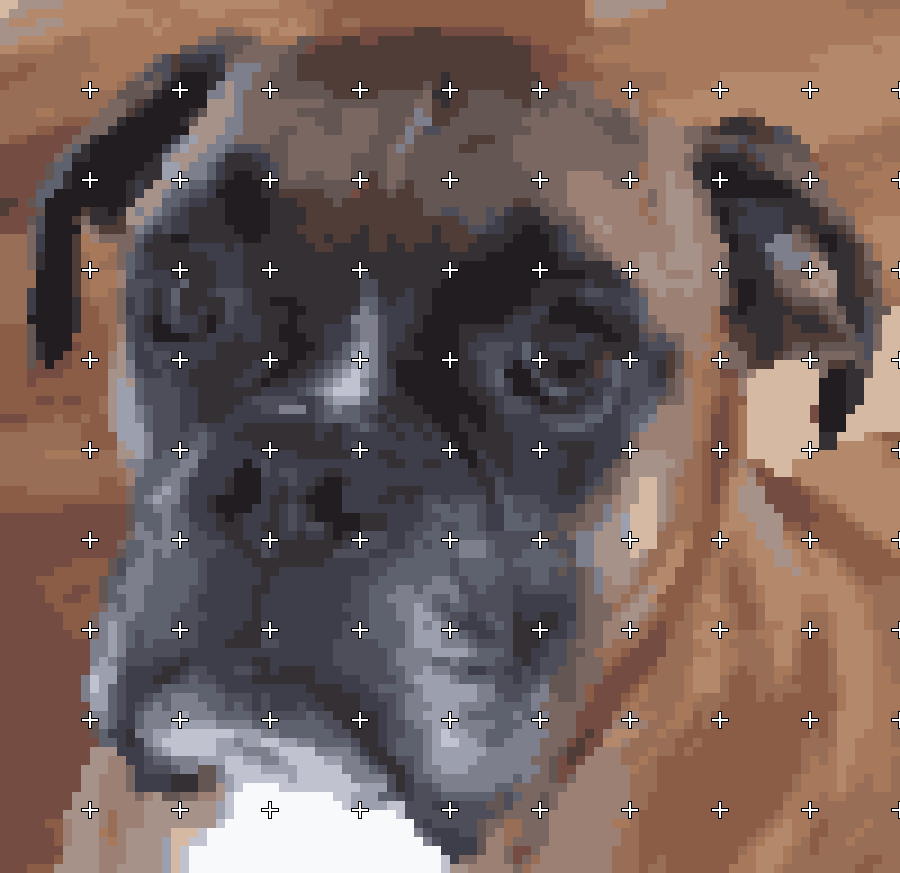
#> input picture template_gallery/boomer_head_20_10_254_10_2/master_template.png, 900 x 873 px
$ python pytapestry.py template_gallery/boomer_head_20_10_254_10_2/master_template.png   (older library calls are emulated)
#> lines starting #> are read from the running program, lines starting #| are printed output that depends on the picture; after the words box and inside, x2 and y2 are one past the last pixel; in counts of white or black regions, pixels touching at a corner belong together
### helpers.py
import shutil
import numpy as np
from matplotlib.patches import Rectangle
import matplotlib.pyplot as plt
from matplotlib import rcParams
import matplotlib.patheffects as pe

from skimage.measure import label
from skimage.segmentation import expand_labels


def remove_isolated_pixels(labels_array, min_pixels):

    connected_regions = label(labels_array, connectivity=2, background=-10)
    lbl, counts = np.unique(connected_regions, return_counts=True)
    small_regions = lbl[counts < min_pixels]
    iteration = 0
    while small_regions.size > 0 and iteration < 5:
        print('Iteration {}'.format(iteration))
        for i in small_regions:
            region = (connected_regions == i).astype(int)
            boundary = expand_labels(region, distance=1.9) - region
            boundary_colours = labels_array[np.where(boundary)]
            mode = np.bincount(boundary_colours).argmax()
            labels_array[np.where(region)] = mode
        connected_regions = label(labels_array, connectivity=2, background=-10)
        lbl, counts = np.unique(connected_regions, return_counts=True)
        small_regions = lbl[counts < min_pixels]
        iteration += 1
        if iteration == 5:
            print('Maximum iterations reached. Algorithm did not converge.')

    return labels_array


def init_fonts(font_size=12):
    rcParams.update({'font.size': font_size})
    rcParams.update({'font.weight': 'normal'})
    rcParams['font.family'] = 'serif'
    rcParams.update({'font.serif': 'Times New Roman'})


# [36 lines left out: function create_sub_templates, not called in this run]


def create_swatch(colours, out_dir):

    cols = 2
    num_rows = np.ceil(len(colours) / cols)
    fig, ax = plt.subplots()
    ax.axis('off')
    cell_height = .1
    cell_width = .5
    swatch_width = .1
    ax.set_ylim([1-num_rows*cell_height, 1])

    for i, colour in enumerate(colours):

        row = i // cols
        col = i % cols
        y = 1 - row * cell_height
        swatch_start_x = cell_width * col
        text_pos_x = cell_width * col + swatch_width + .025
        init_fonts()
        colour_rgb = np.round(colour*255).astype(int)
        lbl = 'RGB = ({}, {}, {})'.format(
            colour_rgb[0], colour_rgb[1], colour_rgb[2])

        ax.text(
            swatch_start_x+swatch_width/3, y-2*cell_height/3, str(i+1),
            fontsize=12, zorder=1, fontweight='bold', color='w',
            path_effects=[
                pe.Stroke(linewidth=3, foreground='k'), pe.Normal()])

        ax.text(
            text_pos_x, y-cell_height/2, lbl, fontsize=10,
            horizontalalignment='left', verticalalignment='center')

        ax.add_patch(
            Rectangle(
                xy=(swatch_start_x, y-cell_height), width=swatch_width,
                height=.1, facecolor=colour))

    plt.savefig(
        out_dir / 'swatch.png', dpi=96, bbox_inches='tight', format='png')


# [23 lines left out: function add_markers, not called in this run]


def recreate_image(codebook, lbls, width, height):
    return codebook[lbls].reshape(height, width, -1)

### pytapestry.py
# Copyright (c) 2021 Ewan Short
# License: MIT

""" A script for creating tapestry templates. Note if provided, the
--tapestry_width_cells argument takes precedence over the --tapestry_width
argument. Happy 40th Birthday Zoe!
"""

import numpy as np
from pathlib import Path
import shutil
import argparse
import helpers

from skimage.io import imread, imsave
from skimage.transform import rescale
from sklearn.metrics import pairwise_distances_argmin
from sklearn.cluster import KMeans
from sklearn.utils import shuffle

parser = argparse.ArgumentParser(description=__doc__)
parser.add_argument(
    "filepath", type=Path, help='full path to the image file.')
parser.add_argument(
    '--n-colours', '-c', type=int, default=10,
    help='number of colours to reduce image to')
parser.add_argument(
    '--canvas-count', '-cc', type=int, default=10,
    help='the mesh count per inch of the intended tapestry canvas')
parser.add_argument(
    '--tapestry-width', '-w', type=float, default=.25,
    help='the intended width of the tapestry in metres')
parser.add_argument(
    '--tapestry-width-cells', '-wp', type=int, default=0,
    help='the intended width of the tapestry in canvas cells (pixels)')
parser.add_argument(
    '--markers', '-m', type=int, default=0,
    help='cell interval for marker placement')
parser.add_argument(
    '--output_dir', '-o', type=Path, default=None,
    help='output directory')
parser.add_argument(
    '--min-pixels', '-p', type=int, default=2,
    help='minimum number of connected pixels of a given colour')

args = parser.parse_args()

if args.output_dir is None:
    args.output_dir = args.filepath.parent

screen_res = 96
pixel_scale = screen_res//args.canvas_count
if args.tapestry_width_cells == 0:
    tapestry_width = args.tapestry_width
else:
    tapestry_width = args.tapestry_width_cells/args.canvas_count*2.54/100

out_sub_dir_name = args.filepath.stem + '_{}_{}_{}_{}_{}'.format(
    args.n_colours, args.canvas_count, int(np.floor(tapestry_width*1000)),
    args.markers, args.min_pixels)

out_sub_dir = args.output_dir / out_sub_dir_name
try:
    shutil.rmtree(out_sub_dir)
    print('Deleting existing directory.')
except OSError as e:
    print(f"Error:{ e.strerror}")
    print('No existing directory.')
print('Creating new directory.')
out_sub_dir.mkdir(parents=True, exist_ok=True)

print('Reading image.')
tap_im = imread(args.filepath)
#> tap_im is the input picture: shape (873, 900, 3); mean R, G, B 116, 96.7, 91
height, width, depth = tap_im.shape
#> height = 873; width = 900; depth = 3
physical_width = width*2.54/(args.canvas_count*100)
#> physical_width = 2.29
width_ratio = tapestry_width/physical_width
#> width_ratio = 0.109

print('Rescaling image.')
tap_im = rescale(tap_im, width_ratio, multichannel=True)
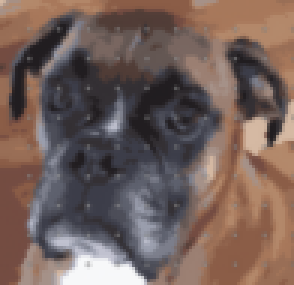
#> tap_im: shape (95, 98, 3) float64 (shown 3 times larger); mean R, G, B 0.455, 0.379, 0.357
tap_im = np.array(tap_im, dtype=np.float64)
height, width, depth = tap_im.shape
#> height = 95; width = 98

im_array = np.reshape(tap_im, (width * height, depth))

print('Calculating k-means. Please Wait.')
im_array_sample = shuffle(im_array, random_state=0, n_samples=1_000)
#> im_array_sample = 1000 rows, first 8: [0.455, 0.298, 0.259], [0.325, 0.332, 0.378], [0.666, 0.48, 0.366], [0.368, 0.379, 0.429], [0.455, 0.298, 0.259], [0.261, 0.237, 0.246], [0.172, 0.142, 0.146], [0.636, 0.455, 0.348]
kmeans = KMeans(n_clusters=args.n_colours, random_state=0).fit(im_array_sample)
labels = kmeans.predict(im_array)
#> labels = 9310 values, max 9 at index 614, min 0 at index 36, mean 4.24
labels_array = np.reshape(labels, (height, width))

print('Removing isolated pixels. Please Wait.')
labels_array = helpers.remove_isolated_pixels(labels_array, args.min_pixels)
#> in remove_isolated_pixels, `connected_regions = label(labels_array, connectivity=2, background=-10)`:
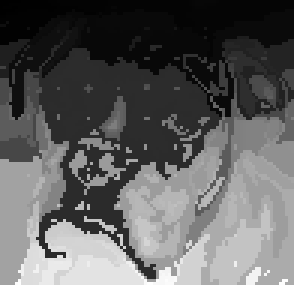
#> connected_regions: shape (95, 98) int64 (shown 3 times larger); min 1, max 320, mean 120.2; drawn with min black and max white
#> in remove_isolated_pixels, `lbl, counts = np.unique(connected_regions, return_counts=True)`: lbl = 320 values from 1 to 320; counts = 320 values, max 1334 at index 55, min 1 at index 14, mean 29.09
#> in remove_isolated_pixels, `small_regions = lbl[counts < min_pixels]`: small_regions = 99 values from 15 to 319
#> after the loop in remove_isolated_pixels, `while small_regions.size > 0 and iteration < 5:`:
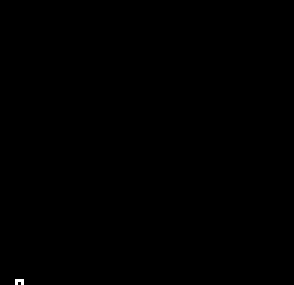
#> boundary: shape (95, 98) int64 (shown 3 times larger); values 0 (black) and 1 (white), 0.05% white in thin lines or dots, all inside (x1, y1, x2, y2) = (5, 93, 8, 95)
#> after the loop in remove_isolated_pixels, `while small_regions.size > 0 and iteration < 5:`:
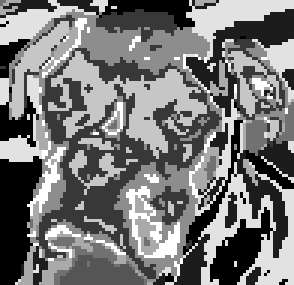
#> labels_array: shape (95, 98) int32 (shown 3 times larger); min 0, max 9, mean 4.23; drawn with min black and max white
#> after the loop in remove_isolated_pixels, `while small_regions.size > 0 and iteration < 5:`: region: shape (95, 98) int64; values 0 (black) and 1 (white), 0.01% white in thin lines or dots, all inside (x1, y1, x2, y2) = (6, 94, 7, 95)
#> after the loop in remove_isolated_pixels, `while small_regions.size > 0 and iteration < 5:`: iteration = 1

im_reduced = helpers.recreate_image(
    kmeans.cluster_centers_, labels_array, width, height)

if args.markers > 0:
    print('Saving sub-templates. Please Wait.')
    helpers.create_sub_templates(
        im_reduced, labels_array, args.markers, out_sub_dir)

im_reduced_scaled = np.repeat(im_reduced, repeats=pixel_scale, axis=0)
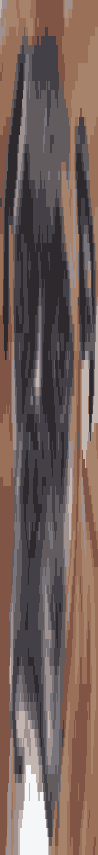
#> im_reduced_scaled: shape (855, 98, 3) float64; mean of channels 0, 1, 2 0.453, 0.378, 0.356; drawn as R, G, B
im_reduced_scaled = np.repeat(im_reduced_scaled, repeats=pixel_scale, axis=1)
#> im_reduced_scaled: shape (855, 882, 3) float64

if args.markers > 0:
    im_reduced_scaled = helpers.add_markers(
        im_reduced_scaled, args.markers, pixel_scale)

print('Creating swatch.')
helpers.create_swatch(
    kmeans.cluster_centers_, out_sub_dir)
#> the loop in create_swatch, `for i, colour in enumerate(colours): ` made 10 passes
#> lbl on passes 1 to 10: 'RGB = (128, 86, 69)', 'RGB = (168, 131, 108)', 'RGB = (68, 65, 72)', 'RGB = (246, 247, 248)', 'RGB = (196, 182, 177)', 'RGB = (100, 92, 95)', 'RGB = (159, 146, 144)', 'RGB = (45, 41, 45)', 'RGB = (155, 112, 88)', 'RGB = (120, 117, 124)'
#> in create_swatch, `plt.savefig( out_dir / 'swatch.png', dpi=96, bbox_inches='tight', form..`:
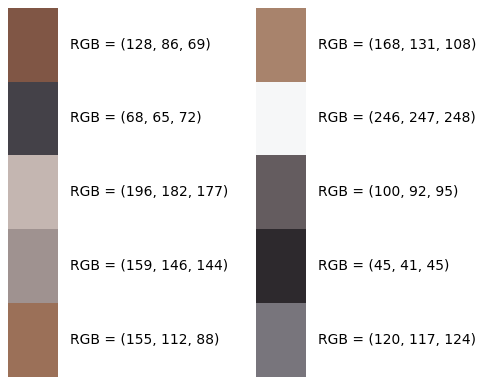
#> figure drawn by matplotlib, 1 panel

imsave(
    out_sub_dir / 'master_template.png',
    (im_reduced_scaled*255).astype(np.uint8),
    format='png')
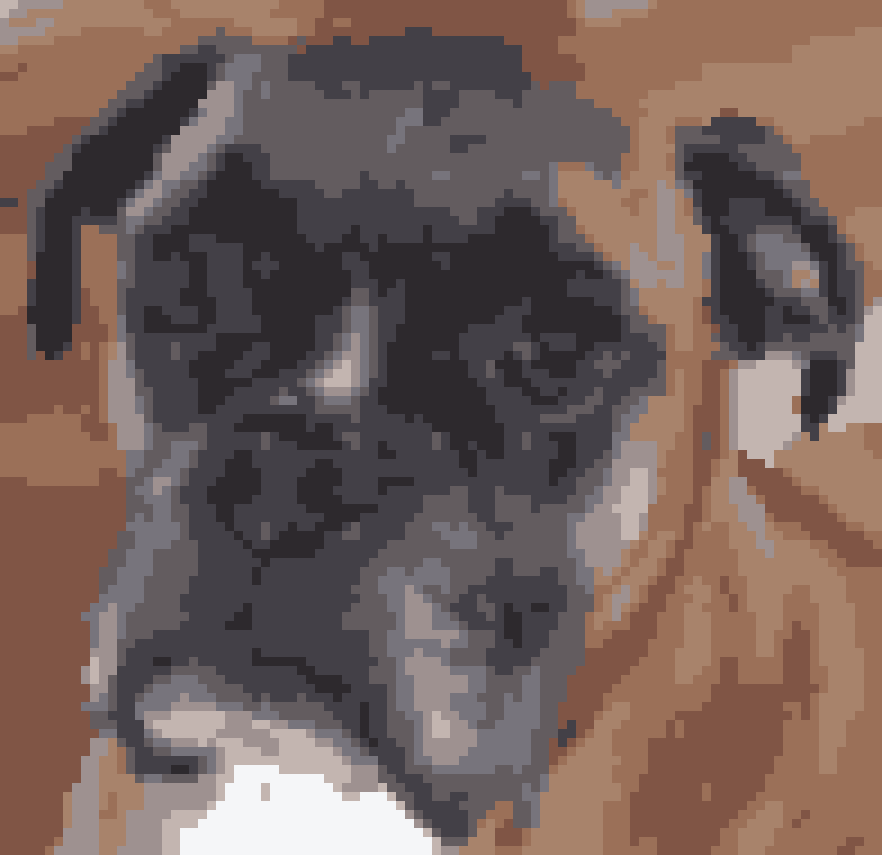
#> saved as master_template.png: shape (855, 882, 3); mean R, G, B 115.1, 95.9, 90.2

print('Template is {} cells high, and {} cells wide.'.format(
    im_reduced.shape[0], im_reduced.shape[1]))
#| Template is 95 cells high, and 98 cells wide.
print('Template image is saved as {}.'.format(out_sub_dir))
msg = 'To better reveal each cell, the master template image has been '
msg += 'scaled by a factor of {}.'.format(pixel_scale)
print(msg)
msg = 'Tapestry cells thus correspond to {0} by {0} '.format(pixel_scale)
msg += 'blocks of pixels in the master template image.'
print(msg)
print('Happy 40th Birthday Zoe!')

$ run again, with template_gallery/boomer_head_20_10_254_10_2/sub_template_row_0_column_0.png copied over template_gallery/boomer_head_20_10_254_10_2/master_template.png
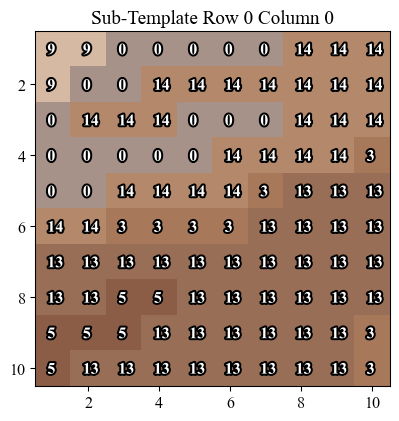
#> input picture template_gallery/boomer_head_20_10_254_10_2/sub_template_row_0_column_0.png, 399 x 421 px
#> tap_im is the input picture: shape (421, 399, 4); mean R, G, B, A 172.6, 148, 133.5, 255
#> tap_im: shape (104, 98, 4) float64
#> im_array_sample = 1000 rows, first 6: [0.651, 0.572, 0.537, 1], [0.422, 0.385, 0.369, 1], [0.644, 0.567, 0.532, 1], [0.956, 0.956, 0.956, 1], [1, 1, 1, 1], [1, 1, 1, 1]
#> labels = 10192 values, max 9 at index 1054, min 0 at index 0, mean 2.84
#> in remove_isolated_pixels, `lbl, counts = np.unique(connected_regions, return_counts=True)`: lbl = 847 values from 1 to 847; counts = 847 values, max 2536 at index 49, min 1 at index 2, mean 12.03
#> small_regions = 375 values from 3 to 847
#> after the loop in remove_isolated_pixels, `while small_regions.size > 0 and iteration < 5:`:
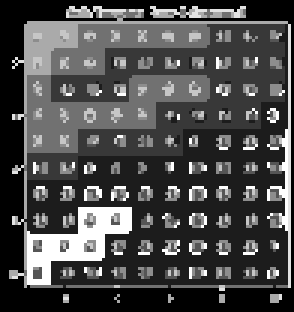
#> labels_array: shape (104, 98) int32 (shown 3 times larger); min 0, max 9, mean 2.71; drawn with min black and max white
#> after the loop in remove_isolated_pixels, `while small_regions.size > 0 and iteration < 5:`: iteration = 1
#> the loop in create_swatch, `for i, colour in enumerate(colours): ` made 10 passes
#> colour_rgb on passes 1 to 8: [254, 254, 254, 255], [154, 111, 87, 255], [178, 136, 107, 255], [70, 60, 55, 255], [163, 144, 136, 255], [101, 83, 73, 255], [199, 183, 171, 255], [123, 118, 115, 255]
#> in create_swatch, `plt.savefig( out_dir / 'swatch.png', dpi=96, bbox_inches='tight', form..`:
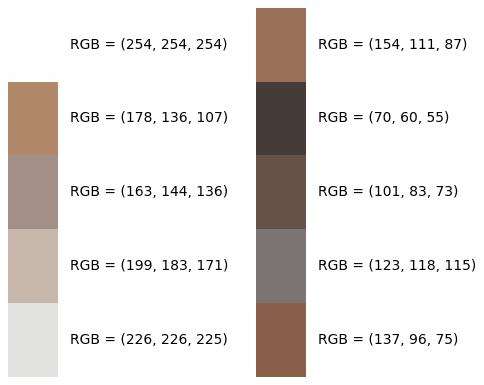
#> figure drawn by matplotlib, 1 panel
#| Template is 104 cells high, and 98 cells wide.

$ run again, with template_gallery/boomer_head_20_10_254_10_2/sub_template_row_0_column_1.png copied over template_gallery/boomer_head_20_10_254_10_2/master_template.png
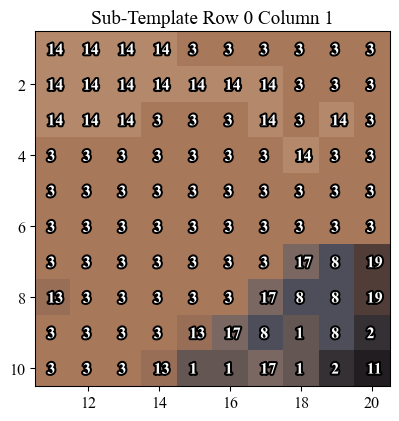
#> input picture template_gallery/boomer_head_20_10_254_10_2/sub_template_row_0_column_1.png, 399 x 421 px
#> tap_im is the input picture: shape (421, 399, 4); mean R, G, B, A 168.1, 141.8, 126.3, 255
#> tap_im: shape (104, 98, 4) float64
#> im_array_sample = 1000 rows, first 6: [0.658, 0.47, 0.357, 1], [0.483, 0.347, 0.265, 1], [0.701, 0.533, 0.417, 1], [0.956, 0.956, 0.956, 1], [1, 1, 1, 1], [1, 1, 1, 1]
#> labels = 10192 values, max 9 at index 794, min 0 at index 0, mean 2.72
#> in remove_isolated_pixels, `lbl, counts = np.unique(connected_regions, return_counts=True)`: lbl = 785 values from 1 to 785; counts = 785 values, max 3952 at index 32, min 1 at index 7, mean 12.98
#> small_regions = 364 values from 8 to 785
#> after the loop in remove_isolated_pixels, `while small_regions.size > 0 and iteration < 5:`:
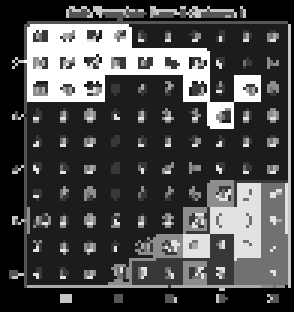
#> labels_array: shape (104, 98) int32 (shown 3 times larger); min 0, max 9, mean 2.67; drawn with min black and max white
#> after the loop in remove_isolated_pixels, `while small_regions.size > 0 and iteration < 5:`: iteration = 1
#> the loop in create_swatch, `for i, colour in enumerate(colours): ` made 10 passes
#> colour_rgb on passes 1 to 8: [254, 254, 254, 255], [166, 119, 91, 255], [103, 87, 79, 255], [177, 174, 172, 255], [62, 53, 52, 255], [134, 103, 86, 255], [134, 129, 126, 255], [224, 224, 224, 255]
#> in create_swatch, `plt.savefig( out_dir / 'swatch.png', dpi=96, bbox_inches='tight', form..`:
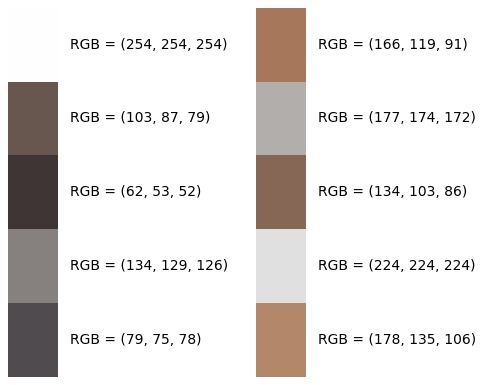
#> figure drawn by matplotlib, 1 panel
#| Template is 104 cells high, and 98 cells wide.

$ run again, with template_gallery/boomer_head_20_10_254_10_2/sub_template_row_0_column_2.png copied over template_gallery/boomer_head_20_10_254_10_2/master_template.png
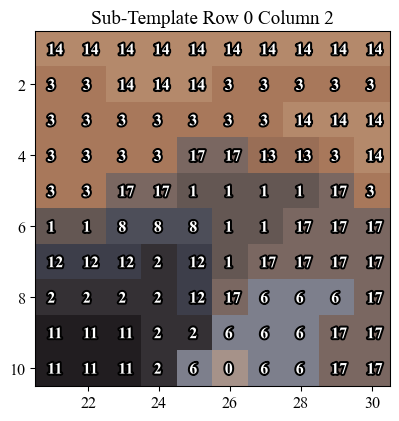
#> input picture template_gallery/boomer_head_20_10_254_10_2/sub_template_row_0_column_2.png, 399 x 421 px
#> tap_im is the input picture: shape (421, 399, 4); mean R, G, B, A 148.4, 133.1, 126.2, 255
#> tap_im: shape (104, 98, 4) float64
#> im_array_sample = 1000 rows, first 6: [0.658, 0.47, 0.357, 1], [0.483, 0.347, 0.265, 1], [0.65, 0.465, 0.352, 1], [0.956, 0.956, 0.956, 1], [1, 1, 1, 1], [1, 1, 1, 1]
#> labels = 10192 values, max 9 at index 1091, min 0 at index 0, mean 3.41
#> in remove_isolated_pixels, `lbl, counts = np.unique(connected_regions, return_counts=True)`: lbl = 723 values from 1 to 723; counts = 723 values, max 1983 at index 0, min 1 at index 7, mean 14.1
#> in remove_isolated_pixels, `small_regions = lbl[counts < min_pixels]`: small_regions = 362 values from 8 to 723
#> the loop in remove_isolated_pixels, `while small_regions.size > 0 and iteration < 5:` made 2 passes
#> small_regions on pass 1: [43, 53]
#> after the loop in remove_isolated_pixels, `while small_regions.size > 0 and iteration < 5:`: iteration = 2
#> the loop in create_swatch, `for i, colour in enumerate(colours): ` made 10 passes
#> colour_rgb on passes 1 to 8: [254, 254, 254, 255], [120, 102, 95, 255], [45, 41, 44, 255], [166, 119, 91, 255], [127, 128, 137, 255], [94, 85, 83, 255], [176, 173, 171, 255], [224, 223, 223, 255]
#> in create_swatch, `plt.savefig( out_dir / 'swatch.png', dpi=96, bbox_inches='tight', form..`:
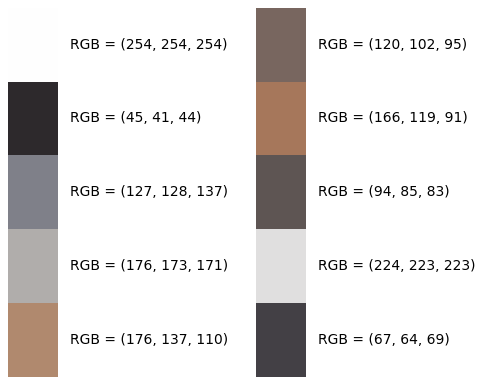
#> figure drawn by matplotlib, 1 panel
#| Template is 104 cells high, and 98 cells wide.
